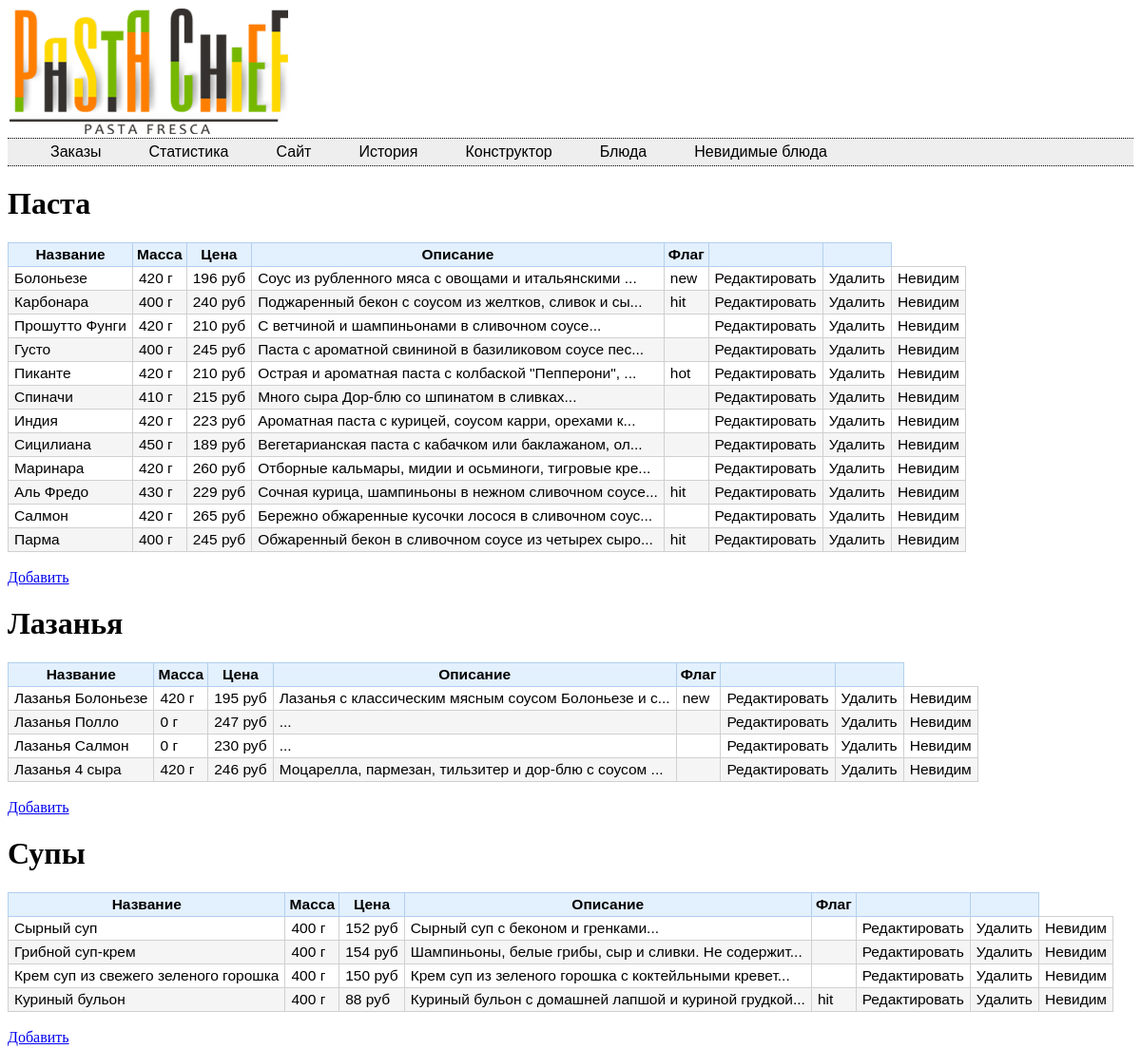
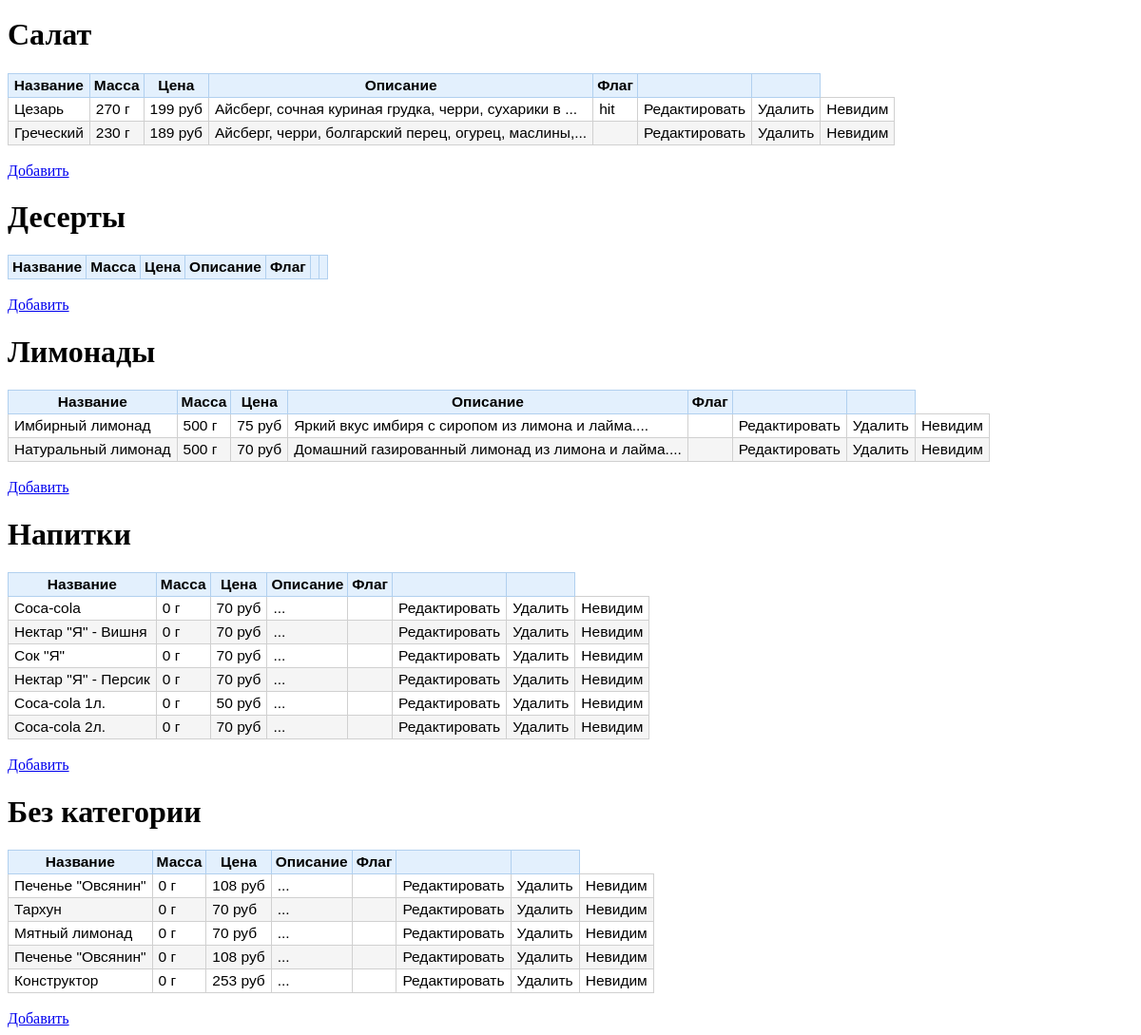
Screenshot of /admin/items.php with the database file from the repository (2 pictures, top to bottom).
### tables this page shows
CREATE TABLE IF NOT EXISTS `ps_cats` (
  `ctid` int(11) NOT NULL AUTO_INCREMENT,
  `catname` varchar(255) NOT NULL,
  `catcolor` varchar(100) NOT NULL,
  `catimage` varchar(255) NOT NULL,
  `catsort` int(11) NOT NULL,
  `catvis` int(4) NOT NULL,
  PRIMARY KEY (`ctid`)
);

CREATE TABLE IF NOT EXISTS `ps_items2` (
  `iid` int(11) NOT NULL AUTO_INCREMENT,
  `ithash` varchar(100) NOT NULL,
  `name` varchar(255) NOT NULL,
  `itdesc` text NOT NULL,
  `img` varchar(255) NOT NULL,
  `sprice` float NOT NULL,
  `cat` int(11) NOT NULL,
  `itflag` enum('none','hit','hot','new') NOT NULL,
  `itmass` int(11) NOT NULL,
  `itsort` int(11) NOT NULL,
  `vis` int(2) NOT NULL,
  PRIMARY KEY (`iid`),
  UNIQUE KEY `ithash` (`ithash`)
);

### admin/items.php (the view)
<?php
require_once("../libpastadb.php");
require_once("map.php");
$ath = mysqli_query($db,"SELECT * FROM ps_cats ORDER BY catsort;");
while ($cat = mysqli_fetch_array($ath)) {
        echo "<h1>".$cat['catname']."</h1>";
        $ath2 = mysqli_query($db,"SELECT * FROM ps_items2 WHERE cat = '".$cat['ctid']."' AND vis = 1 ORDER BY itsort;");
         echo "<table class=\"peertable\"><thead><tr>";
        echo "<th>Название</th>";
        echo "<th>Масса</th>";
        echo "<th>Цена</th>";
        echo "<th>Описание</th>";
        echo "<th>Флаг</th>";
        echo "<th></th>";
        echo "<th></th>";
        echo "</tr></thead><tbody>";
        $i = 0;
        while ($ci = mysqli_fetch_array($ath2)) {
             ++$i;
                echo "<tr class=\"".($i & 1 ? "" : "past")."\">";
                echo "<td>".$ci['name']."</td>";
                echo "<td>".$ci['itmass']." г</td>";
                echo "<td>".$ci['sprice']." руб</td>";
                echo "<td>".mb_substr($ci['itdesc'],0,50,"utf-8")."...</td>";
                echo "<td>".(($ci['itflag']=='none') ? "" : $ci['itflag'])."</td>";
                echo "<td><a href=\"itemedit.php?ithash=".$ci['ithash']."\">Редактировать</a></td>";
                echo "<td><a href=\"itemedit.php?ithash=".$ci['ithash']."&delete\">Удалить</a></td>";
				echo "<td><a href=\"itemedit.php?ithash=".$ci['ithash']."&visno\">Невидим</a></td>";
                echo "</tr>";
        }
         echo "</tbody></table>";
        echo "<br><a href=\"itemedit.php?newcat=".$cat['ctid']."\">Добавить</a>";
}
?>

### admin/map.php (style rules this page uses)
table.peertable { border-collapse: collapse; border-spacing: 2px; font-family: sans-serif; font-size: 15.5px; }
table.peertable tr { empty-cells: show; height: 25px; }
table.peertable th { background-color: #E3F0FD; border: 1px solid #B1D0EF; padding: 0px 4px; }
table.peertable td { border: 1px solid #D0D0D0; padding: 0px 6px; }
table.peertable td a { color: black; text-decoration:none; }
table.peertable tr.past { background: #f5f5f5; }

### rows the page displays
ps_cats: catname "Паста"
ps_items2: name "Болоньезе", itmass "420", sprice "196", itdesc "Соус из рубленного мяса с овощами и итальянскими", itflag "new"
ps_items2: name "Карбонара", itmass "400", sprice "240", itdesc "Поджаренный бекон с соусом из желтков, сливок и сы", itflag "hit"
ps_items2: name "Прошутто Фунги", itmass "420", sprice "210", itdesc "С ветчиной и шампиньонами в сливочном соусе"
ps_items2: name "Густо", itmass "400", sprice "245", itdesc "Паста с ароматной свининой в базиликовом соусе пес"
ps_items2: name "Пиканте", itmass "420", sprice "210", itdesc "Острая и ароматная паста с колбаской \"Пепперони\",", itflag "hot"
ps_items2: name "Спиначи", itmass "410", sprice "215", itdesc "Много сыра Дор-блю со шпинатом в сливках"
ps_items2: name "Индия", itmass "420", sprice "223", itdesc "Ароматная паста с курицей, соусом карри, орехами к"
ps_items2: name "Сицилиана", itmass "450", sprice "189", itdesc "Вегетарианская паста с кабачком или баклажаном, ол"
ps_items2: name "Маринара", itmass "420", sprice "260", itdesc "Отборные кальмары, мидии и осьминоги, тигровые кре"
ps_items2: name "Аль Фредо", itmass "430", sprice "229", itdesc "Сочная курица, шампиньоны в нежном сливочном соусе", itflag "hit"
ps_items2: name "Салмон", itmass "420", sprice "265", itdesc "Бережно обжаренные кусочки лосося в сливочном соус"
ps_items2: name "Парма", itmass "400", sprice "245", itdesc "Обжаренный бекон в сливочном соусе из четырех сыро", itflag "hit"
ps_cats: catname "Лазанья"
ps_items2: name "Лазанья Болоньезе", itmass "420", sprice "195", itdesc "Лазанья с классическим мясным соусом Болоньезе и с", itflag "new"
ps_items2: name "Лазанья Полло", itmass "0", sprice "247"
ps_items2: name "Лазанья Салмон", itmass "0", sprice "230"
ps_items2: name "Лазанья 4 сыра", itmass "420", sprice "246", itdesc "Моцарелла, пармезан, тильзитер и дор-блю с соусом"
ps_cats: catname "Супы"
ps_items2: name "Сырный суп", itmass "400", sprice "152", itdesc "Сырный суп с беконом и гренками"
ps_items2: name "Грибной суп-крем", itmass "400", sprice "154", itdesc "Шампиньоны, белые грибы, сыр и сливки. Не содержит"
ps_items2: name "Крем суп из свежего зеленого горошка", itmass "400", sprice "150", itdesc "Крем суп из зеленого горошка с коктейльными кревет"
ps_items2: name "Куриный бульон", itmass "400", sprice "88", itdesc "Куриный бульон с домашней лапшой и куриной грудкой", itflag "hit"
ps_cats: catname "Салат"
ps_items2: name "Цезарь", itmass "270", sprice "199", itdesc "Айсберг, сочная куриная грудка, черри, сухарики в", itflag "hit"
ps_items2: name "Греческий", itmass "230", sprice "189", itdesc "Айсберг, черри, болгарский перец, огурец, маслины,"
ps_cats: catname "Десерты"
ps_cats: catname "Лимонады"
ps_items2: name "Имбирный лимонад", itmass "500", sprice "75", itdesc "Яркий вкус имбиря с сиропом из лимона и лайма."
ps_items2: name "Натуральный лимонад", itmass "500", sprice "70", itdesc "Домашний газированный лимонад из лимона и лайма."
ps_cats: catname "Напитки"
ps_items2: name "Coca-cola", itmass "0", sprice "70"
ps_items2: name "Нектар \"Я\" - Вишня", itmass "0", sprice "70"
ps_items2: name "Сок \"Я\"", itmass "0", sprice "70"
ps_items2: name "Нектар \"Я\" - Персик", itmass "0", sprice "70"
ps_items2: name "Coca-cola 1л.", itmass "0", sprice "50"
ps_items2: name "Coca-cola 2л.", itmass "0", sprice "70"
ps_cats: catname "Без категории"
ps_items2: name "Печенье \"Овсянин\"", itmass "0", sprice "108"
ps_items2: name "Тархун", itmass "0", sprice "70"
ps_items2: name "Мятный лимонад", itmass "0", sprice "70"
ps_items2: name "Печенье \"Овсянин\"", itmass "0", sprice "108"
ps_items2: name "Конструктор", itmass "0", sprice "253"

### other values shown
$b "Заказы"
$b "Статистика"
$b "Сайт"
$b "История"
$b "Конструктор"
$b "Блюда"
$b "Невидимые блюда"
